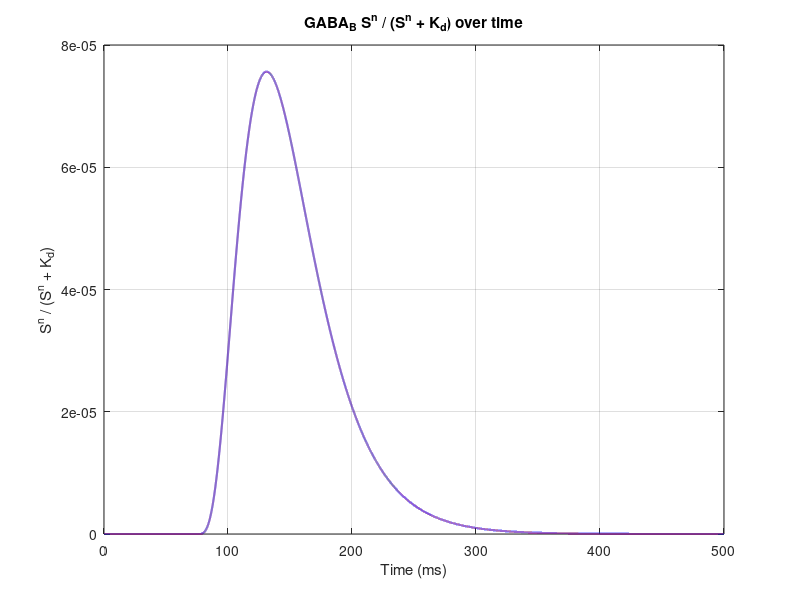

The MATLAB source for this figure:
%% Plot GABA_B S^n / (S^n + Kd) over time
% This script reuses the GABA_B receptor and G-protein kinetics, then
% evaluates the Hill-style channel activation equation using S over time.
clear; clc; % Omitted 'close all' so old windows stay open

%% Simulation setup
N_num = 1;
tspan = 500; % ms
dt = 0.01; % time step for Euler method
loop = floor(tspan/dt) + 1; % include the final tspan sample
time = (0:loop-1).*dt; % time vector in ms

%% GABA_B constants (Destexhe)
Cmax_GABAb = 1; % max NT concentration
Cdur_GABAb = 1; % NT pulse duration
K1_GABAb = 0.09; % forward binding rate
K2_GABAb = 0.008; % backward unbinding rate
K3_GABAb = 0.18; % G-protein production rate
K4_GABAb = 0.034; % G-protein decay rate
Kd_GABAb = 100; % dissociation constant of K+ channel
n_GABAb = 4; % number of G-protein binding sites

%% Neurotransmitter pulse
nt_GABAb = zeros(N_num, loop);
GABAb_start = round(75/dt) + 1;
GABAb_stop = GABAb_start + round(Cdur_GABAb/dt);
GABAb_stop = min(GABAb_stop, loop);
nt_GABAb(:, GABAb_start:GABAb_stop) = Cmax_GABAb;

%% Initial receptor, G-protein, and equation values
r_GABAb = zeros(N_num, loop);
S_GABAb = zeros(N_num, loop);
S_hill_GABAb = zeros(N_num, loop);

%% Euler method
for i = 1:loop-1
    % GABA_B receptor activation
    dGABAb_rdt = (K1_GABAb.*nt_GABAb(:, i).*(1-r_GABAb(:, i))) ...
        - (K2_GABAb.*r_GABAb(:, i));
    r_GABAb(:, i+1) = r_GABAb(:, i) + dt.*dGABAb_rdt;

    % S is the G-protein activation variable driven by receptor activation.
    dGABAb_Sdt = (K3_GABAb.*r_GABAb(:, i)) - (K4_GABAb.*S_GABAb(:, i));
    S_GABAb(:, i+1) = S_GABAb(:, i) + dt.*dGABAb_Sdt;

    % Evaluate S^n / (S^n + Kd)
    S_hill_GABAb(:, i) = (S_GABAb(:, i).^n_GABAb) ...
        ./ (S_GABAb(:, i).^n_GABAb + Kd_GABAb);
end

% Calculate final sample for plotting
S_hill_GABAb(:, end) = (S_GABAb(:, end).^n_GABAb) ...
    ./ (S_GABAb(:, end).^n_GABAb + Kd_GABAb);

%% Plot S^n / (S^n + Kd) over time
figure('Name', 'GABA_B S Hill equation', 'Color', 'w');
plot(time, S_hill_GABAb, 'Color', [0.3 0.1 0.7], 'LineWidth', 1.5)
title('GABA_B S^n / (S^n + K_d) over time')
xlabel('Time (ms)')
ylabel('S^n / (S^n + K_d)')
grid on
